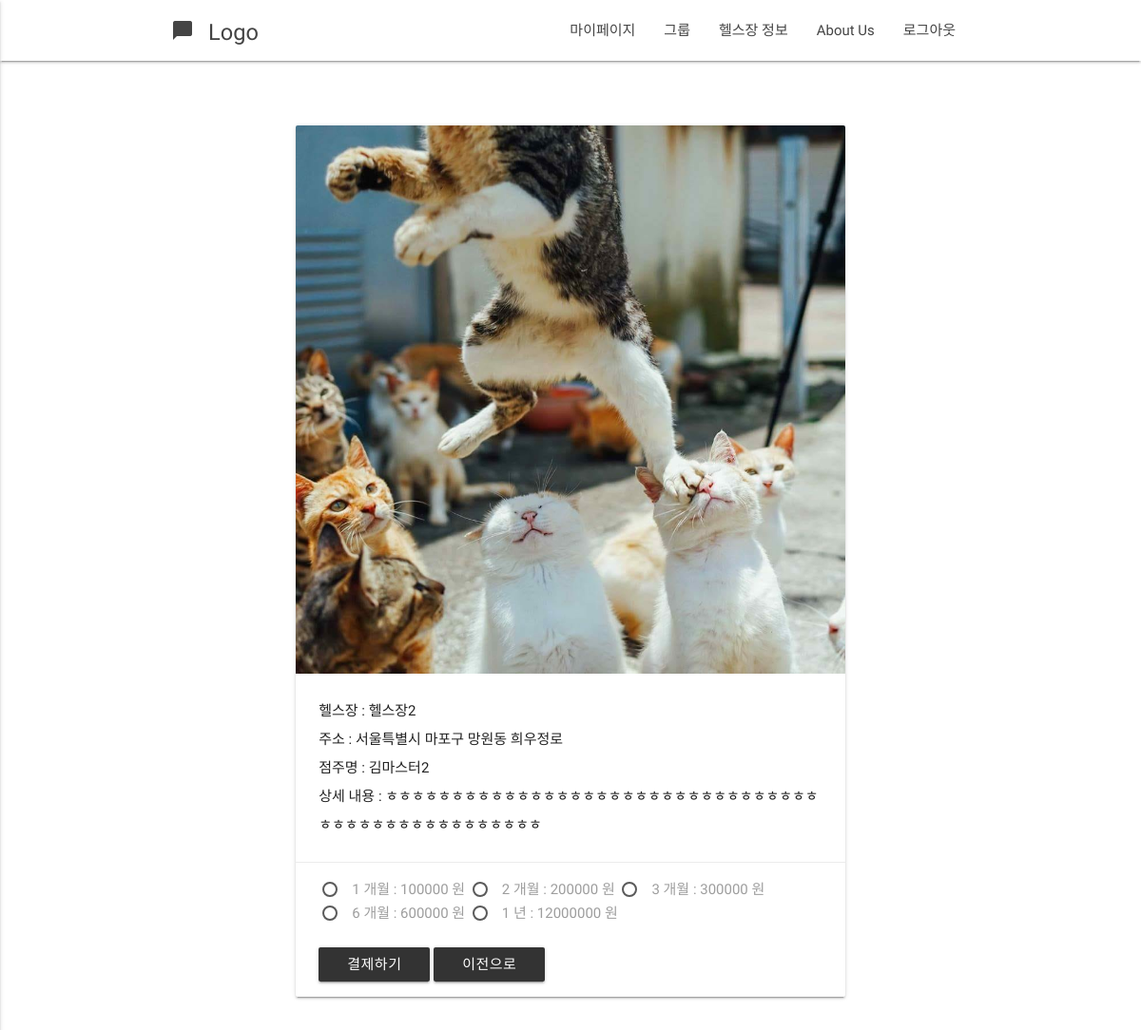
Page /healthclub/detail/2/ (signed in) on the committed database.
### healthclub/models.py (models this page shows, shortened)
class HealthClub(models.Model):
    name      = models.CharField(max_length = 120)
    address   = models.CharField(max_length = 200)
    master    = models.ForeignKey(User)
    photo     = models.ImageField(blank=True)
    qrcode    = models.ImageField(blank=True)
    member    = models.IntegerField(default = 0)
    price1    = models.IntegerField(default = 0, blank = True)
    price2    = models.IntegerField(default = 0, blank = True)
    price3    = models.IntegerField(default = 0, blank = True)
    price6    = models.IntegerField(default = 0, blank = True)
    price12   = models.IntegerField(default = 0, blank = True)
    detail   = models.CharField(max_length = 1000, blank = True)
    timestamp = models.DateTimeField(auto_now=True)
    updated = models.DateTimeField(auto_now_add=True)

### profiles/models.py (models this page shows, shortened)
class Profile(models.Model):
    user             = models.OneToOneField(User) # user.profile
    email            = models.CharField(max_length = 120)
    real_name        = models.CharField(max_length = 120, null=True)
    sex              = models.CharField(max_length = 50, null=True)
    followers        = models.ManyToManyField(User, related_name='followers', blank=True)
    following        = models.ManyToManyField(User, related_name='following', blank=True)
    timestamp        = models.DateTimeField(auto_now_add=True)
    updated          = models.DateTimeField(auto_now=True)
    healthclub       = models.ForeignKey(HealthClub, null=True)
    is_health_master = models.BooleanField(default = False)
    exercised        = models.IntegerField(default = 0)
    unit_cash        = models.IntegerField(default = 0)
    cash             = models.IntegerField(default = 0)
    healthclub_price = models.IntegerField(default = 0)
    start_date       = models.DateTimeField(null=True)
    expire_date      = models.DateTimeField(null=True)

### healthclub/views.py (the view)
# urls.py: url(r'^detail/(?P<pk>\d+)/$', HealthClubDetailView.as_view(), name='detail'),
class HealthClubDetailView(DetailView):
    model = HealthClub

### healthclub/templatetags/healthclub_detail.py (called while the page is built)
@register.filter(name='multiply')
def multiply(value, arg):
    return value*arg

### healthclub/templates/healthclub/healthclub_detail.html (shortened to what this page needs)
{% extends "base.html"  %}
{% load staticfiles %}
{% load healthclub_detail %}
{%block content%}
<div class="row" style="margin-top:60px">
  <div class="col s12 m12 l3"></div>
    <div class="col s12 m12 l6">
      <div class="card">
        <div class="card-image">
          {%if object.photo%}
          <img src="{{object.photo.url}}">
          {%else%}
          <img src="{% static 'images/default_image.jpg' %}">
          {%endif%}
            </div>
            <div class="card-content">
              <p>헬스장 : {{object.name}}</p>
              <p>주소 : {{object.address}}</p>
              <p>점주명 : {{object.master.profile.real_name}}</p>
              <p>상세 내용 : {{object.detail}}</p>
            </div>
            <form action="{% url 'healthclub:payment'%}" method="POST">
              <div class="card-action">
              <label for="test1">1 개월 : {{object.price1}} 원</label>
              <label for="test2">2 개월 : {{object.price2}} 원</label>
              <label for="test3">3 개월 : {{object.price3}} 원</label>
              <label for="test6">6 개월 : {{object.price6}} 원</label>
              <label for="test12">1 년 : {{object.price12}} 원</label>
              <br><br>
              <button class="btn waves-effect waves-light">결제하기</button>
            </form>
            <a href="{% url 'healthclub:list' %}"><button type = "button" class="btn waves-effect waves-light">이전으로</button></a>
        </div>
      </div>
    </div>
{%endblock content%}

### static/css/style.css (style rules this page uses)
p { line-height: 2rem; }

### rows in the picture
HealthClub: photo (picture), name "헬스장2", address "서울특별시 마포구 망원동 희우정로", master.profile.real_name "김마스터2", detail "ㅎㅎㅎㅎㅎㅎㅎㅎㅎㅎㅎㅎㅎㅎㅎㅎㅎㅎㅎㅎㅎㅎㅎㅎㅎㅎㅎㅎㅎㅎㅎㅎㅎㅎㅎㅎㅎㅎㅎㅎㅎㅎㅎㅎㅎㅎㅎㅎㅎㅎ", price1 "100000", price2 "200000", price3 "300000", price6 "600000", price12 "12000000"
